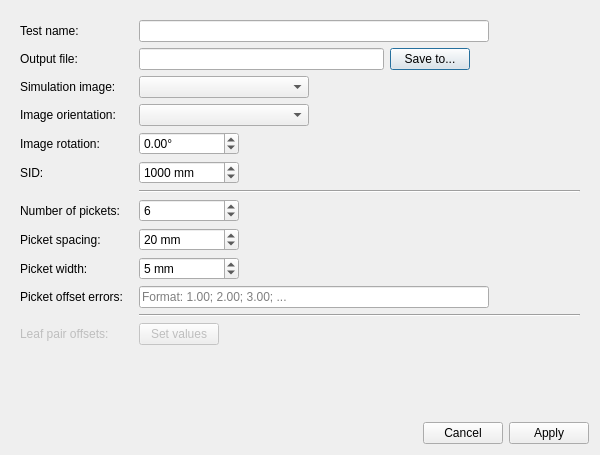
<?xml version="1.0" encoding="UTF-8"?>
<ui version="4.0">
 <class>PFTestDialog</class>
 <widget class="QDialog" name="PFTestDialog">
  <property name="geometry">
   <rect>
    <x>0</x>
    <y>0</y>
    <width>600</width>
    <height>455</height>
   </rect>
  </property>
  <layout class="QGridLayout" name="gridLayout">
   <item row="0" column="0">
    <widget class="QScrollArea" name="scrollArea">
     <property name="sizePolicy">
      <sizepolicy hsizetype="Expanding" vsizetype="Expanding">
       <horstretch>0</horstretch>
       <verstretch>0</verstretch>
      </sizepolicy>
     </property>
     <property name="frameShape">
      <enum>QFrame::NoFrame</enum>
     </property>
     <property name="widgetResizable">
      <bool>true</bool>
     </property>
     <widget class="QWidget" name="scrollAreaWidgetContents">
      <property name="geometry">
       <rect>
        <x>0</x>
        <y>0</y>
        <width>582</width>
        <height>391</height>
       </rect>
      </property>
      <property name="sizePolicy">
       <sizepolicy hsizetype="Preferred" vsizetype="MinimumExpanding">
        <horstretch>0</horstretch>
        <verstretch>0</verstretch>
       </sizepolicy>
      </property>
      <layout class="QVBoxLayout" name="verticalLayout_3">
       <item>
        <widget class="QFrame" name="frame">
         <property name="frameShape">
          <enum>QFrame::NoFrame</enum>
         </property>
         <property name="frameShadow">
          <enum>QFrame::Raised</enum>
         </property>
         <layout class="QVBoxLayout" name="verticalLayout_2">
          <property name="leftMargin">
           <number>0</number>
          </property>
          <property name="topMargin">
           <number>0</number>
          </property>
          <property name="rightMargin">
           <number>0</number>
          </property>
          <property name="bottomMargin">
           <number>0</number>
          </property>
          <item>
           <layout class="QFormLayout" name="formLayout">
            <property name="horizontalSpacing">
             <number>15</number>
            </property>
            <item row="0" column="0">
             <widget class="QLabel" name="test_name_label">
              <property name="text">
               <string>Test name:</string>
              </property>
             </widget>
            </item>
            <item row="0" column="1">
             <widget class="QLineEdit" name="test_name_le">
              <property name="sizePolicy">
               <sizepolicy hsizetype="Maximum" vsizetype="Fixed">
                <horstretch>0</horstretch>
                <verstretch>0</verstretch>
               </sizepolicy>
              </property>
              <property name="maximumSize">
               <size>
                <width>350</width>
                <height>16777215</height>
               </size>
              </property>
             </widget>
            </item>
            <item row="1" column="0">
             <widget class="QLabel" name="output_file_label">
              <property name="text">
               <string>Output file:</string>
              </property>
             </widget>
            </item>
            <item row="1" column="1">
             <layout class="QHBoxLayout" name="horizontalLayout_2">
              <property name="spacing">
               <number>6</number>
              </property>
              <item>
               <widget class="QLineEdit" name="out_file_le">
                <property name="sizePolicy">
                 <sizepolicy hsizetype="Maximum" vsizetype="Fixed">
                  <horstretch>0</horstretch>
                  <verstretch>0</verstretch>
                 </sizepolicy>
                </property>
                <property name="minimumSize">
                 <size>
                  <width>245</width>
                  <height>0</height>
                 </size>
                </property>
                <property name="readOnly">
                 <bool>true</bool>
                </property>
               </widget>
              </item>
              <item>
               <widget class="QPushButton" name="select_file_btn">
                <property name="text">
                 <string>Save to...</string>
                </property>
               </widget>
              </item>
              <item>
               <spacer name="horizontalSpacer">
                <property name="orientation">
                 <enum>Qt::Horizontal</enum>
                </property>
                <property name="sizeHint" stdset="0">
                 <size>
                  <width>40</width>
                  <height>10</height>
                 </size>
                </property>
               </spacer>
              </item>
             </layout>
            </item>
            <item row="2" column="0">
             <widget class="QLabel" name="sim_image_label">
              <property name="text">
               <string>Simulation image:</string>
              </property>
             </widget>
            </item>
            <item row="2" column="1">
             <widget class="QComboBox" name="sim_image_cb">
              <property name="sizePolicy">
               <sizepolicy hsizetype="Fixed" vsizetype="Fixed">
                <horstretch>0</horstretch>
                <verstretch>0</verstretch>
               </sizepolicy>
              </property>
              <property name="minimumSize">
               <size>
                <width>170</width>
                <height>0</height>
               </size>
              </property>
             </widget>
            </item>
            <item row="3" column="0">
             <widget class="QLabel" name="image_orientation_label">
              <property name="text">
               <string>Image orientation:</string>
              </property>
             </widget>
            </item>
            <item row="3" column="1">
             <widget class="QComboBox" name="image_orientation_cb">
              <property name="sizePolicy">
               <sizepolicy hsizetype="Maximum" vsizetype="Fixed">
                <horstretch>0</horstretch>
                <verstretch>0</verstretch>
               </sizepolicy>
              </property>
              <property name="minimumSize">
               <size>
                <width>170</width>
                <height>0</height>
               </size>
              </property>
             </widget>
            </item>
            <item row="4" column="0">
             <widget class="QLabel" name="image_rotation_label">
              <property name="text">
               <string>Image rotation:</string>
              </property>
             </widget>
            </item>
            <item row="4" column="1">
             <widget class="QDoubleSpinBox" name="image_rotation_dsb">
              <property name="sizePolicy">
               <sizepolicy hsizetype="Maximum" vsizetype="Fixed">
                <horstretch>0</horstretch>
                <verstretch>0</verstretch>
               </sizepolicy>
              </property>
              <property name="minimumSize">
               <size>
                <width>100</width>
                <height>0</height>
               </size>
              </property>
              <property name="suffix">
               <string>°</string>
              </property>
              <property name="decimals">
               <number>2</number>
              </property>
              <property name="minimum">
               <double>-5.000000000000000</double>
              </property>
              <property name="maximum">
               <double>5.000000000000000</double>
              </property>
             </widget>
            </item>
            <item row="5" column="0">
             <widget class="QLabel" name="sid_label">
              <property name="text">
               <string>SID:</string>
              </property>
             </widget>
            </item>
            <item row="5" column="1">
             <widget class="QDoubleSpinBox" name="sid_sb">
              <property name="maximumSize">
               <size>
                <width>100</width>
                <height>16777215</height>
               </size>
              </property>
              <property name="suffix">
               <string> mm</string>
              </property>
              <property name="decimals">
               <number>0</number>
              </property>
              <property name="minimum">
               <double>500.000000000000000</double>
              </property>
              <property name="maximum">
               <double>2500.000000000000000</double>
              </property>
              <property name="value">
               <double>1000.000000000000000</double>
              </property>
             </widget>
            </item>
            <item row="6" column="0">
             <widget class="Line" name="line_3">
              <property name="orientation">
               <enum>Qt::Horizontal</enum>
              </property>
             </widget>
            </item>
            <item row="6" column="1">
             <widget class="Line" name="line_2">
              <property name="orientation">
               <enum>Qt::Horizontal</enum>
              </property>
             </widget>
            </item>
            <item row="7" column="0">
             <widget class="QLabel" name="image_axes_label">
              <property name="text">
               <string>Number of pickets:</string>
              </property>
             </widget>
            </item>
            <item row="7" column="1">
             <widget class="QSpinBox" name="num_pickets_sb">
              <property name="sizePolicy">
               <sizepolicy hsizetype="Maximum" vsizetype="Fixed">
                <horstretch>0</horstretch>
                <verstretch>0</verstretch>
               </sizepolicy>
              </property>
              <property name="minimumSize">
               <size>
                <width>100</width>
                <height>0</height>
               </size>
              </property>
              <property name="minimum">
               <number>4</number>
              </property>
              <property name="maximum">
               <number>10</number>
              </property>
              <property name="value">
               <number>6</number>
              </property>
             </widget>
            </item>
            <item row="8" column="0">
             <widget class="QLabel" name="picket_spacing_label">
              <property name="text">
               <string>Picket spacing:</string>
              </property>
             </widget>
            </item>
            <item row="8" column="1">
             <widget class="QSpinBox" name="picket_spacing_sb">
              <property name="sizePolicy">
               <sizepolicy hsizetype="Maximum" vsizetype="Fixed">
                <horstretch>0</horstretch>
                <verstretch>0</verstretch>
               </sizepolicy>
              </property>
              <property name="minimumSize">
               <size>
                <width>100</width>
                <height>0</height>
               </size>
              </property>
              <property name="suffix">
               <string> mm</string>
              </property>
              <property name="minimum">
               <number>10</number>
              </property>
              <property name="maximum">
               <number>30</number>
              </property>
              <property name="value">
               <number>20</number>
              </property>
             </widget>
            </item>
            <item row="9" column="0">
             <widget class="QLabel" name="picket_width_label">
              <property name="text">
               <string>Picket width:</string>
              </property>
             </widget>
            </item>
            <item row="9" column="1">
             <widget class="QSpinBox" name="picket_width_sb">
              <property name="sizePolicy">
               <sizepolicy hsizetype="Maximum" vsizetype="Fixed">
                <horstretch>0</horstretch>
                <verstretch>0</verstretch>
               </sizepolicy>
              </property>
              <property name="minimumSize">
               <size>
                <width>100</width>
                <height>0</height>
               </size>
              </property>
              <property name="suffix">
               <string> mm</string>
              </property>
              <property name="minimum">
               <number>1</number>
              </property>
              <property name="maximum">
               <number>20</number>
              </property>
              <property name="value">
               <number>5</number>
              </property>
             </widget>
            </item>
            <item row="10" column="0">
             <widget class="QLabel" name="picket_offsets_label">
              <property name="text">
               <string>Picket offset errors:</string>
              </property>
             </widget>
            </item>
            <item row="10" column="1">
             <widget class="QLineEdit" name="picket_offsets_le">
              <property name="maximumSize">
               <size>
                <width>350</width>
                <height>16777215</height>
               </size>
              </property>
              <property name="text">
               <string/>
              </property>
              <property name="placeholderText">
               <string>Format: 1.00; 2.00; 3.00; ...</string>
              </property>
             </widget>
            </item>
            <item row="11" column="0">
             <widget class="Line" name="line_4">
              <property name="orientation">
               <enum>Qt::Horizontal</enum>
              </property>
             </widget>
            </item>
            <item row="11" column="1">
             <widget class="Line" name="line">
              <property name="orientation">
               <enum>Qt::Horizontal</enum>
              </property>
             </widget>
            </item>
            <item row="12" column="1">
             <widget class="QPushButton" name="set_leaf_offsets_btn">
              <property name="enabled">
               <bool>false</bool>
              </property>
              <property name="sizePolicy">
               <sizepolicy hsizetype="Fixed" vsizetype="Fixed">
                <horstretch>0</horstretch>
                <verstretch>0</verstretch>
               </sizepolicy>
              </property>
              <property name="text">
               <string>Set values</string>
              </property>
             </widget>
            </item>
            <item row="12" column="0">
             <widget class="QLabel" name="leaf_pair_offsets_label">
              <property name="enabled">
               <bool>false</bool>
              </property>
              <property name="text">
               <string>Leaf pair offsets:</string>
              </property>
             </widget>
            </item>
           </layout>
          </item>
         </layout>
        </widget>
       </item>
      </layout>
     </widget>
    </widget>
   </item>
   <item row="1" column="0">
    <spacer name="buttons_spacer">
     <property name="orientation">
      <enum>Qt::Vertical</enum>
     </property>
     <property name="sizeType">
      <enum>QSizePolicy::Fixed</enum>
     </property>
     <property name="sizeHint" stdset="0">
      <size>
       <width>10</width>
       <height>10</height>
      </size>
     </property>
    </spacer>
   </item>
   <item row="2" column="0">
    <widget class="QDialogButtonBox" name="button_box">
     <property name="sizePolicy">
      <sizepolicy hsizetype="MinimumExpanding" vsizetype="Fixed">
       <horstretch>0</horstretch>
       <verstretch>0</verstretch>
      </sizepolicy>
     </property>
     <property name="styleSheet">
      <string notr="true"/>
     </property>
     <property name="standardButtons">
      <set>QDialogButtonBox::Apply|QDialogButtonBox::Cancel</set>
     </property>
    </widget>
   </item>
  </layout>
 </widget>
 <resources/>
 <connections>
  <connection>
   <sender>button_box</sender>
   <signal>accepted()</signal>
   <receiver>PFTestDialog</receiver>
   <slot>accept()</slot>
   <hints>
    <hint type="sourcelabel">
     <x>248</x>
     <y>254</y>
    </hint>
    <hint type="destinationlabel">
     <x>157</x>
     <y>274</y>
    </hint>
   </hints>
  </connection>
  <connection>
   <sender>button_box</sender>
   <signal>rejected()</signal>
   <receiver>PFTestDialog</receiver>
   <slot>reject()</slot>
   <hints>
    <hint type="sourcelabel">
     <x>316</x>
     <y>260</y>
    </hint>
    <hint type="destinationlabel">
     <x>286</x>
     <y>274</y>
    </hint>
   </hints>
  </connection>
 </connections>
</ui>
